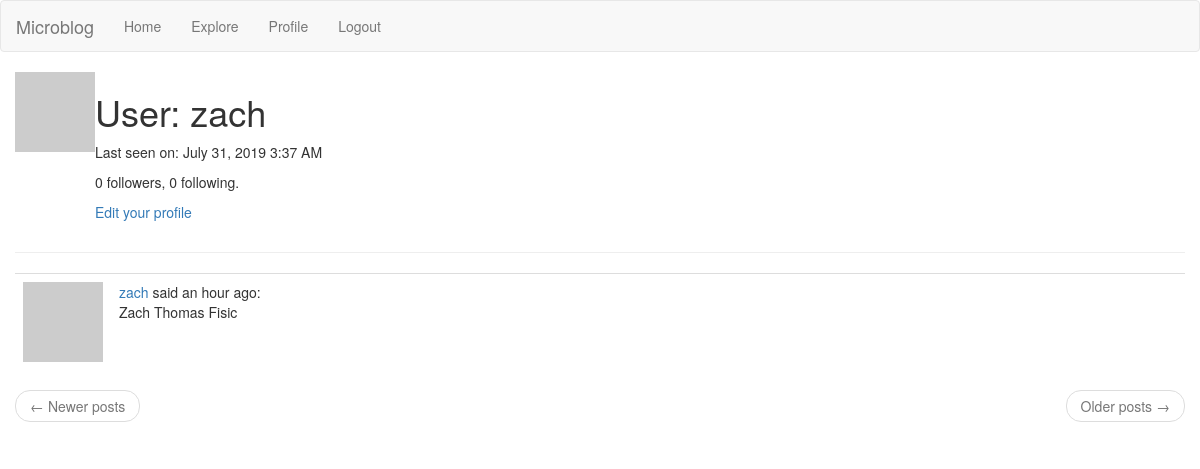
The app's page /user/zach (signed in), older data.
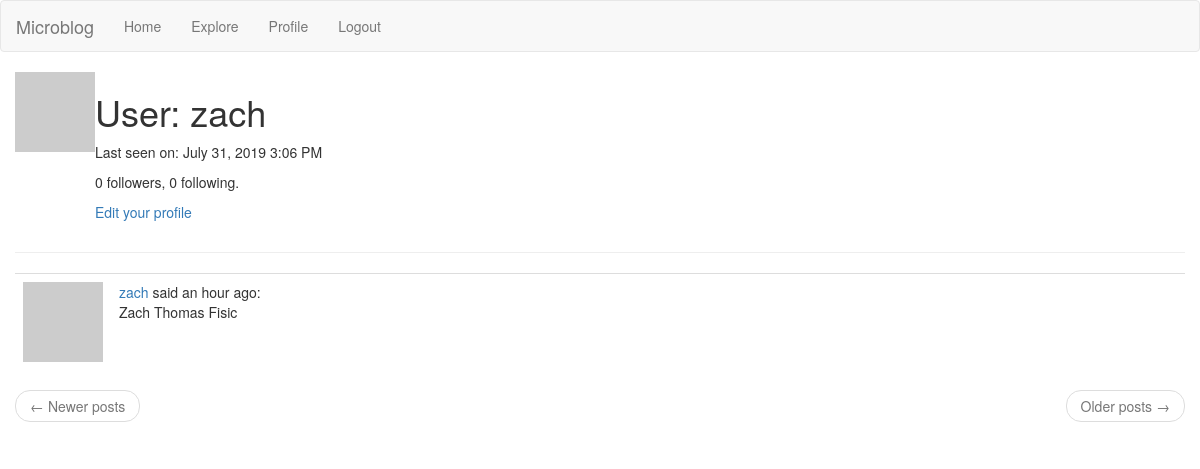
The same page, newer data.
### app/models.py (models this page shows, shortened)
class User(UserMixin, db.Model):
  id = db.Column(db.Integer, primary_key=True)
  username = db.Column(db.String(64), index=True, unique=True)
  email = db.Column(db.String(120), index=True, unique=True)
  password_hash = db.Column(db.String(128))
  posts = db.relationship('Post', backref='author', lazy='dynamic')
  about_me = db.Column(db.String(140))
  last_seen = db.Column(db.DateTime, default=datetime.utcnow)
  followed = db.relationship(
    'User',
    secondary=followers,
    primaryjoin=(followers.c.follower_id == id),
    secondaryjoin=(followers.c.followed_id == id),
    backref=db.backref('followers', lazy='dynamic'),
    lazy='dynamic'
  )
  def avatar(self, size):
    digest = md5(self.email.lower().encode('utf-8')).hexdigest()
    return 'https://www.gravatar.com/avatar/{}?d=identicon&s={}'.format(digest, size)

class Post(db.Model):
  id = db.Column(db.Integer, primary_key=True)
  body = db.Column(db.String(140))
  timestamp = db.Column(db.DateTime, index=True, default=datetime.utcnow)
  user_id = db.Column(db.Integer, db.ForeignKey('user.id'))

### app/routes.py (the view)
@app.route('/user/<username>')
@login_required
def user(username):
  user = User.query.filter_by(username=username).first_or_404()
  page = request.args.get('page', 1, type=int)
  posts = user.posts.order_by(Post.timestamp.desc()).paginate(page, app.config['POSTS_PER_PAGE'], False)
  next_url = url_for('user', username=user.username, page=posts.next_num) if posts.has_next else None
  prev_url = url_for('user', username=user.username, page=posts.prev_num) if posts.has_prev else None
  return render_template('user.html', user=user, posts=posts.items, next_url=next_url, prev_url=prev_url)

### app/models.py (called while the page is built)
@login.user_loader
def load_user(id):
  return User.query.get(int(id))

### app/routes.py (called while the page is built)
@app.before_request
def before_request():
  if current_user.is_authenticated:
    current_user.last_seen = datetime.utcnow()
    db.session.commit()

### app/templates/user.html (shortened to what this page needs)
{% extends "base.html" %}
{% block app_content %}
  <table>
    <tr valign="top">
        <td><img src="{{ user.avatar(128) }}"></td>
        <td>
          <h1>User: {{ user.username }}</h1>
          {% if user.last_seen %}
          <p>Last seen on: {{ moment(user.last_seen).format('LLL') }}</p>
          {% endif %}
          <p>{{ user.followers.count() }} followers, {{ user.followed.count() }} following.</p>
          {% if user == current_user %}
          <p><a href="{{ url_for('edit_profile') }}">Edit your profile</a></p>
          {% elif not current_user.is_following(user) %}
          <p><a href="{{ url_for('follow', username=user.username) }}">Follow</a></p>
          {% else %}
          <p><a href="{{ url_for('unfollow', username=user.username) }}">Unfollow</a></p>
          {% endif %}
        </td>
    </tr>
  </table>
  <hr>
  {% for post in posts %}
    {% include 'post.html' %}
  {% endfor %}
  <nav aria-label="...">
    <ul class="pager">
      <li class="previous{% if not prev_url %} disabled{% endif %}">
        <a href="{{ prev_url or '#' }}">
          <span aria-hidden="true">&larr;</span> Newer posts
        </a>
      </li>
      <li class="next{% if not next_url %} disabled{% endif %}">
        <a href="{{ next_url or '#' }}">
          Older posts <span aria-hidden="true">&rarr;</span>
        </a>
      </li>
    </ul>
  </nav>
{% endblock %}

### app/templates/base.html (shortened to what this page needs)
{% extends "bootstrap/base.html" %}
{% block navbar %}
  <nav class="navbar navbar-default">
    <div class="container-fluid">
      <div class=navbar-header>
        <span class="navbar-brand">Microblog</span>
      </div>
      <div class="collapse navbar-collapse">
        <ul class="nav navbar-nav">
          <li><a class="nav-item nav-link" href="{{url_for('index')}}">Home</a></li>
          {% if current_user.is_anonymous %}
          <li><a class="nav-item nav-link" href="{{url_for('login')}}">Login</a></li>
          {% else %}
          <li><a class="nav-item nav-link" href="{{url_for('explore')}}">Explore</a></li>
          <li><a class="nav-item nav-link" href="{{url_for('user', username=current_user.username)}}">Profile</a></li>
          <li><a class="nav-item nav-link" href="{{url_for('logout')}}">Logout</a></li>
          {% endif %}
        </ul>
      </div>
    </div>
  </nav>
{% endblock %}
{% block content %}
  <div class="container">
    <div class="row">
      {% block app_content %}{% endblock %}
    </div>
  </div>
{% endblock %}

### app/templates/post.html
<table class="table table-hover">
  <tr>
    <td width="70px">
      <a href="{{ url_for('user', username=post.author.username) }}">
        <img src="{{ post.author.avatar(70) }}" />
      </a>
    </td>
    <td>
      <a href="{{ url_for('user', username=post.author.username) }}">
        {{ post.author.username }}
      </a>
      said {{ moment(post.timestamp).fromNow() }}:
      <br>
      {{ post.body }}
    </td>
  </tr>
</table>

Row changes from the older to the newer data that the page shows:
changed User "zach": last_seen "July 31, 2019 3:37 AM" → "July 31, 2019 3:06 PM"
